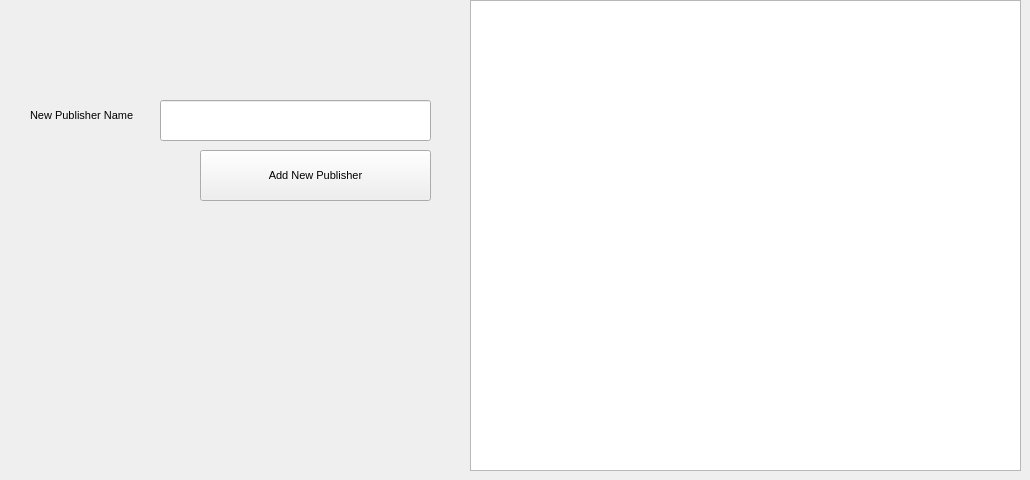
      <widget class="QWidget" name="tab_9">
       <attribute name="title">
        <string>Publisher</string>
       </attribute>
       <widget class="QPushButton" name="pushButton_16">
        <property name="geometry">
         <rect>
          <x>200</x>
          <y>150</y>
          <width>231</width>
          <height>51</height>
         </rect>
        </property>
        <property name="font">
         <font>
          <family>Segoe UI</family>
          <pointsize>8</pointsize>
         </font>
        </property>
        <property name="text">
         <string>Add New Publisher</string>
        </property>
       </widget>
       <widget class="QLineEdit" name="lineEdit_21">
        <property name="geometry">
         <rect>
          <x>160</x>
          <y>100</y>
          <width>271</width>
          <height>41</height>
         </rect>
        </property>
       </widget>
       <widget class="QLabel" name="label_28">
        <property name="geometry">
         <rect>
          <x>30</x>
          <y>100</y>
          <width>121</width>
          <height>31</height>
         </rect>
        </property>
        <property name="font">
         <font>
          <family>Segoe UI</family>
          <pointsize>8</pointsize>
         </font>
        </property>
        <property name="styleSheet">
         <string notr="true">background-color: rgba(0,0,0,0%);</string>
        </property>
        <property name="text">
         <string>New Publisher Name</string>
        </property>
       </widget>
       <widget class="QTableWidget" name="tableWidget_4">
        <property name="geometry">
         <rect>
          <x>470</x>
          <y>0</y>
          <width>551</width>
          <height>471</height>
         </rect>
        </property>
        <property name="font">
         <font>
          <family>Segoe UI</family>
          <pointsize>8</pointsize>
         </font>
        </property>
       </widget>
      </widget>
